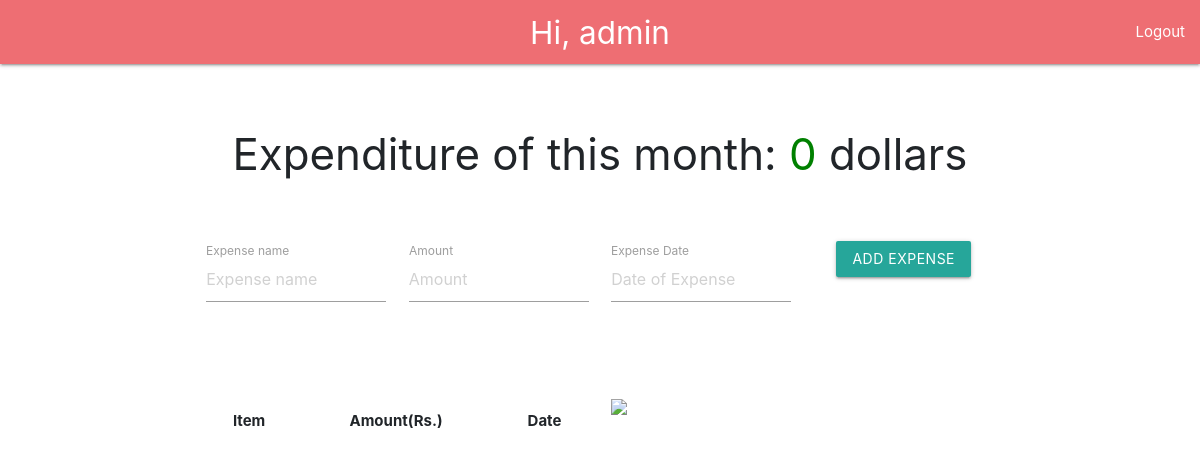
The app's page /budget-info/tranquil/ (signed in), older data.
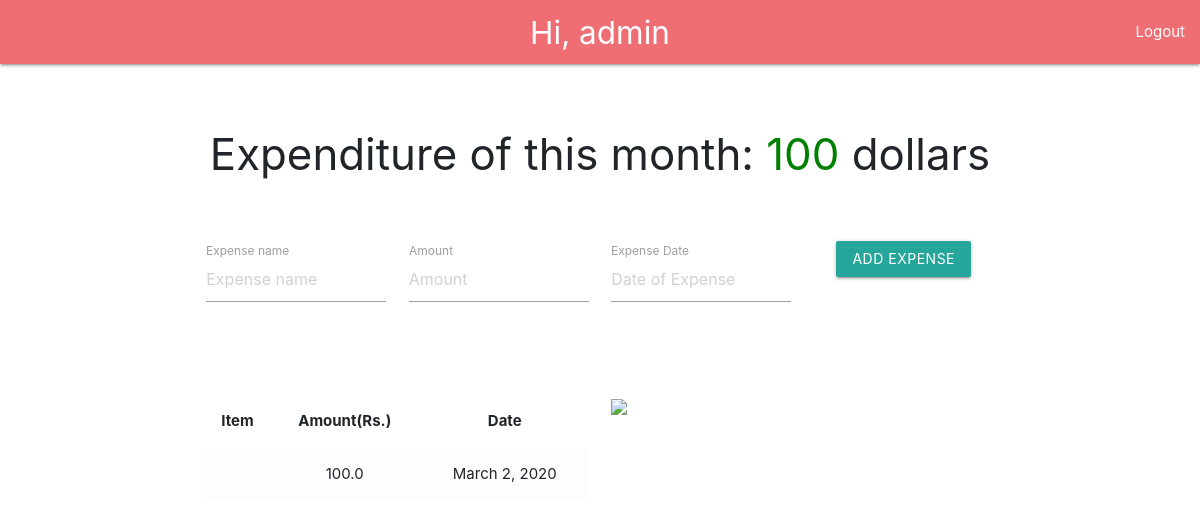
The same page, newer data.
### tasks_notes/models.py (models this page shows, shortened)
class BudgetInfo(models.Model):
    item= models.CharField(max_length=20)
    cost= models.FloatField(blank=False, null=True)
    date_added= models.DateField()
    user= models.ForeignKey(User, on_delete= models.CASCADE)

### tasks_notes/views.py (the view)
# urls.py: url(r'^budget-info/(?P<username>\w+)/$', views.app_view, name='app'),
def app_view(request, username):
	if request.user.is_authenticated:
		bal_qs = [int(obj.cost) for obj in BudgetInfo.objects.filter(user=request.user)]
		budget = 0
		for obj in range(len(bal_qs)):
			budget=budget+bal_qs[obj]
		uzer_qs = BudgetInfo.objects.filter(user=request.user).order_by('-date_added')
		return render(request,'tasks_notes/index.html',{'budget':budget,'uzer':uzer_qs[0:5]})
	else:
		return render(request,'tasks_notes/index.html')

### tasks_notes/templates/tasks_notes/index.html (shortened to what this page needs)
{% load static %}
<!DOCTYPE html>
<html>
    <head>
        <link rel="stylesheet" href="https://stackpath.bootstrapcdn.com/bootstrap/4.4.1/css/bootstrap.min.css">
        <link rel="stylesheet" href="https://cdnjs.cloudflare.com/ajax/libs/materialize/1.0.0/css/materialize.min.css">
    </head>
    <body>
        <nav>
            <div class="nav-wrapper">
               {% if user.is_authenticated %}
                     <h5 class='brand-logo center'> Hi, {{ user }}  </h5>
                     <ul class="right">
                        <a href="{% url 'logout' %}"> Logout</a>
                    </ul>
                {% else %}
                      <ul class="left hide-on-med-and-down">
                         {% csrf_token %}
                         <a href="{% url 'login' %}"> Login/Signup</a>
                      </ul>
                {% endif %}
            </div>
        </nav>
        {% if user.is_authenticated %}
          <br>
          <div class="section">
            <div class="row">
                <form class="col s12" action='{% url "add item" %}' method='post'>
                    <div class="row">
                        <div class="container center">
                            <h3 class='center'>Expenditure of this month: <span style="color:green;">{{ budget|floatformat:"-2" }}</span> dollars</h3>
                            <br>
                            <br>
                            <div class="input-field col s3">
                                <input placeholder="Expense name" name="expense_name" id='expense_name' type='text' class='validate'>
                                <label for='expense_name'>Expense name</label>
                            </div>
                            <div class="input-field col s3">
                                <input placeholder='Amount' name='cost' id='cost' type='text' class='validate'>
                                <label for='cost'>Amount</label>
                            </div>
                            <div class="input-field col s3">
                                <input placeholder='Date of Expense' name="expense_date" id="expense_date" type="text" class='datepicker'>
                                <label for="expense_date">Expense Date</label>
                            </div>
                            <button class="btn waves-effect waves-light" type="submit" name="action">Add Expense</button>
                        </div>
                    </div>
                </form>
            </div>
        </div>
        <div class="section">
            <div class="row">
                <div class="container">
                    <div class="col s6">
                        <table class="striped centered responsive-table">
                            <thead>
                                <tr>
                                    <th>Item</th>
                                    <th>Amount(Rs.)</th>
                                    <th>Date</th>
                                </tr>
                            </thead>
                            <tbody>
                                {% for obj in uzer %}
                                <tr>
                                    <td class="table-light">{{ obj.item }}</td>
                                    <td class="table-light">{{ obj.cost }}</td>
                                    <td class="table-light">{{ obj.date_added }}</td>
                                </tr>
                                {% endfor %}
                            </tbody>
                        </table>
                    </div>
                    <div class="col s6">
                        <img class='responsive-img' src= "{% static 'budget_app/expense.jpg' %}">
                    </div>
                </div>
        </div>
        </div>
        {% else %}
           LOGIN FIRST
        {%  endif %}
    </body>
</html>

Row changes from the older to the newer data that the page shows:
added BudgetInfo: cost "100.0", date_added "March 2, 2020"
Text that changed along with them:
{{ budget|floatformat:"-2" }}: "0" → "100"
